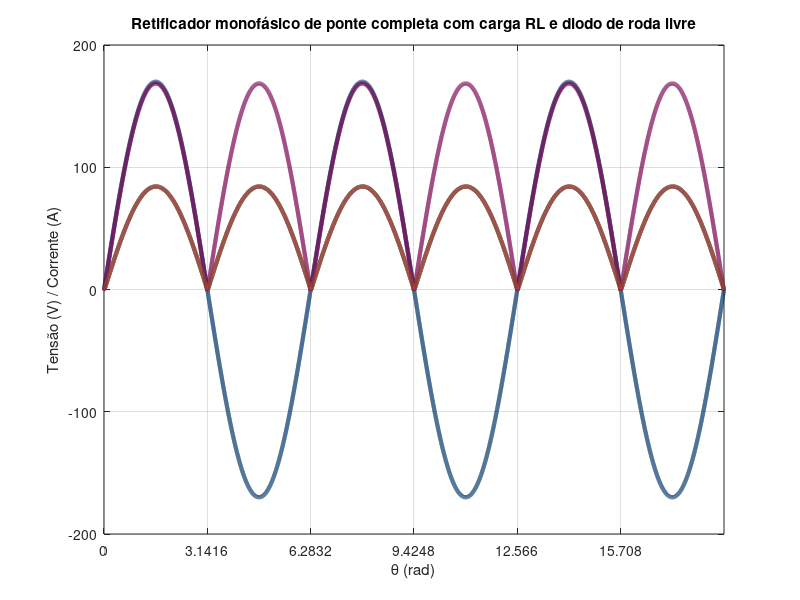

Recreate this plot in MATLAB. (Note: this script raises an error after producing the figure.)
%% Retificador monofásico de ponte completa + carga RL + diodo de roda livre (Df)
% Plota: v_s(t), v_0(t), i_0(t) e i_D(t) (corrente no "ramo retificador" da ponte)
% Observação: i_D(t) aqui representa a corrente que passa pelo retificador (ponte) quando a fonte alimenta a carga.
% Durante a roda livre (Df), i_D = 0.
% Cores (ordem): maincolor, lilla, darkgreen, red, yellow
% Eixo x em theta (rad) com ticks em múltiplos de pi (começando em 0 no recorte)

clear; clc; close all;

% ---- Parâmetros ----
f   = 60;          % Hz
Vm  = 170;         % Vp
R   = 2;           % ohms
L   = 5e-5;       % H
Vd  = 0.7;         % V (queda por diodo)
Vdf = 0.7;         % V (diodo de roda livre)
ncy = 30;          % ciclos simulados
fs  = 200e3;       % Hz

% ---- Tempo ----
T  = 1/f;
dt = 1/fs;
t  = 0:dt:(ncy*T);
N  = numel(t);

% ---- Fonte ----
omega = 2*pi*f;
theta = omega*t;
v_s   = Vm*sin(theta);

% ---- Inicialização ----
i_0 = zeros(1,N);   % corrente na carga (R-L)
v_0 = zeros(1,N);   % tensão na carga
i_D = zeros(1,N);   % corrente no retificador (ponte) quando conduz

% ---- Simulação por estados ----
% Ponte completa: quando alimenta pela rede, a tensão na carga é ~|v_s| - 2Vd
% Roda livre: v0 ~ -Vdf (aprox 0 para ideal), corrente decai em R-L
for k = 2:N
    i_prev = i_0(k-1);

    vrec = abs(v_s(k)) - 2*Vd;   % tensão disponível na saída da ponte
    if vrec < 0
        vrec = 0;
    end

    if (vrec > -Vdf) && (vrec > 0)  % ponte consegue alimentar
        v_0(k) = vrec;

        di   = (v_0(k) - R*i_prev)/L;
        iNew = i_prev + di*dt;

        if iNew < 0, iNew = 0; end
        i_0(k) = iNew;
        i_D(k) = iNew;            % corrente vem da ponte

        if i_0(k) == 0
            v_0(k) = 0;
            i_D(k) = 0;
        end

    elseif i_prev > 0
        % roda livre
        v_0(k) = -Vdf;

        di   = (v_0(k) - R*i_prev)/L;
        iNew = i_prev + di*dt;

        if iNew < 0, iNew = 0; end
        i_0(k) = iNew;
        i_D(k) = 0;

        if i_0(k) == 0
            v_0(k) = 0;
        end

    else
        v_0(k) = 0;
        i_0(k) = 0;
        i_D(k) = 0;
    end
end

% ---- Paleta (RGB 0..1) ----
statale.maincolor = [0   51  102]/255;
statale.lilla     = [120 0   80 ]/255;
statale.darkgreen = [0   70  40 ]/255;
statale.red       = [190 60  55 ]/255;
statale.yellow    = [200 155 20 ]/255;

plotColors = [
    statale.maincolor
    statale.lilla
    statale.darkgreen
    statale.red
    statale.yellow
];
set(groot,'defaultAxesColorOrder',plotColors);

LW = 3.0;

%% ---- ESCOLHA DO INTERVALO DE CICLOS PARA PLOTAR ----
plotCycles = [10 12];
c1 = plotCycles(1);
c2 = plotCycles(2);

t1 = (c1-1)*T;
t2 = c2*T;

idx = (t >= t1) & (t <= t2);

thetaP = theta(idx);
vsP    = v_s(idx);
v0P    = v_0(idx);
i0P    = i_0(idx);
iDP    = i_D(idx);

% eixo x relativo no recorte (começa em 0)
thetaRel = thetaP - thetaP(1);

%% ---- Plot ----
figure('Color','w');
plot(thetaRel, vsP, 'Color', plotColors(1,:), 'LineWidth', LW); hold on;
plot(thetaRel, v0P, 'Color', plotColors(2,:), 'LineWidth', LW);
plot(thetaRel, i0P, 'Color', plotColors(3,:), 'LineWidth', LW);
plot(thetaRel, iDP, 'Color', plotColors(4,:), 'LineWidth', LW);
grid on;

xlabel('\theta (rad)');
ylabel('Tensão (V) / Corrente (A)');
title('Retificador monofásico de ponte completa com carga RL e diodo de roda livre');

% ---- Ticks em múltiplos de pi a partir de 0 ----
xlim([0, thetaRel(end)]);
k2 = floor(thetaRel(end)/pi);
xt = (0:k2)*pi;
xticks(xt);

m = 0:k2;
labs = strings(size(m));
for kk = 1:numel(m)
    if m(kk) == 0
        labs(kk) = "0";
    elseif m(kk) == 1
        labs(kk) = "\pi";
    else
        labs(kk) = sprintf('%g\\pi', m(kk));
    end
end
xticklabels(labs);

% ---- Legenda + fontes ----


%% ---- Linha média (aprox.): V0_avg ≈ 2*Vmax/pi se Vmax >> Vpol ----
Vmax = Vm;        % pico da fonte
Vpol = 2*Vd;      % "tensão de polarização" da ponte (2 diodos). Ajuste se quiser outro critério.

Vavg_approx = 2*Vmax/pi;

hAvg = yline(Vavg_approx, '--', 'LineWidth', 2.5);
hAvg.Color = plotColors(5,:);  % yellow

txt = '$V_{0,\mathrm{avg}} \approx \frac{2V_{\max}}{\pi}\ \ \mathrm{se}\ \ V_{\max} \gg V_{\mathrm{pol}}$';
text(0.02*thetaRel(end), 0.92*max(v0P), txt, ...
    'Interpreter','latex', 'FontWeight','bold', 'FontSize', 12, ...
    'VerticalAlignment','top');

lgd = legend('v_s(t)','v_0(t)','i_0(t)','i_D(t)','V_{med}','Location','best');
lgd.FontSize   = 12;
lgd.FontWeight = 'bold';
lgd.Color      = 'none';

ax = gca;
ax.XLabel.FontWeight = 'bold';
ax.YLabel.FontWeight = 'bold';

%% =========================
%  3 MP4s a partir do template .fig (sem precisar do script original)
%  Template: "onda completa rL.fig"
%  Resolução de render: 300 dpi (exportgraphics)
%  2x mais rápido (metade dos frames)
%  V1: anima v_s
%  V2: v_s fixa + anima v_0
%  V3: v_s,v_0 fixas + anima i_0
% =========================

templateFig = "onda completa rL.fig";
if ~isfile(templateFig)
    error("Não achei '%s' em %s", templateFig, pwd);
end

% Config vídeo
fps     = 30;
durEach = 10;        % segundos por vídeo (antes do "speed")
speed   = 2;         % 2x mais rápido
nFrames = max(60, round(durEach*fps/speed));
resDPI  = 300;       % <-- 300 dpi
quality = 100;

names = ["v_s(t)","v_0(t)","i_0(t)"];
outFiles = ["ponte_rL_v1_vs.mp4", ...
            "ponte_rL_v2_v0.mp4", ...
            "ponte_rL_v3_i0.mp4"];

% ---------- 1) Lê os dados direto do .fig (uma vez) ----------
fig0 = openfig(templateFig, "new", "invisible");
drawnow;

% acha axes principal (evita axes da legenda)
axesList = findall(fig0, "Type","axes");
ax0 = [];
for a = axesList(:).'
    if isgraphics(a.XLabel) && isgraphics(a.YLabel)
        xl = string(a.XLabel.String);
        yl = string(a.YLabel.String);
        if contains(xl, "\theta") && contains(yl, "Tensão")
            ax0 = a; break;
        end
    end
end
if isempty(ax0), ax0 = axesList(1); end

plines0 = findall(ax0, "Type","line");
dn0 = string(get(plines0,"DisplayName"));

hs0 = gobjects(1,3);
for j = 1:3
    idx = find(dn0 == names(j), 1, "first");
    if isempty(idx)
        close(fig0);
        error("Não achei a curva '%s' no template (DisplayName).", names(j));
    end
    hs0(j) = plines0(idx);
end

% dados vindos do .fig
X1 = hs0(1).XData(:);
Y  = zeros(numel(X1), 3);
for j = 1:3
    Y(:,j) = hs0(j).YData(:);
end
N = numel(X1);

% fixa limites globais (evita autoscale enquanto anima)
yMin = min(Y(:)); yMax = max(Y(:));
pad  = 0.05*(yMax - yMin + eps);
YLimFixed = [yMin-pad, yMax+pad];

% guarda tamanho original da figura (pra ficar igual)
set(fig0,'Units','pixels');
pos0 = get(fig0,'Position');          % [x y w h]
pos0(3) = pos0(3) + mod(pos0(3),2);   % w par (H.264)
pos0(4) = pos0(4) + mod(pos0(4),2);   % h par
close(fig0);

reveal = @(y,idx) [y(1:idx); nan(N-idx,1)];

% ---------- 2) Gera 3 vídeos ----------
for vid = 1:3
    fig = openfig(templateFig, "new", "visible");
    drawnow;

    % trava tamanho/layout conforme template (ajustado para w/h pares)
    set(fig,'Units','pixels');
    set(fig,'Resize','off');
    set(fig,'Position',pos0);
    drawnow;

    % acha axes principal
    axesList = findall(fig, "Type","axes");
    ax = [];
    for a = axesList(:).'
        if isgraphics(a.XLabel) && isgraphics(a.YLabel)
            xl = string(a.XLabel.String);
            yl = string(a.YLabel.String);
            if contains(xl, "\theta") && contains(yl, "Tensão")
                ax = a; break;
            end
        end
    end
    if isempty(ax), ax = axesList(1); end

    % fixa escala desde o começo
    set(ax, 'XLim', [X1(1) X1(end)], 'XLimMode','manual');
    set(ax, 'YLim', YLimFixed,       'YLimMode','manual');

    % acha linhas por DisplayName
    plines = findall(ax, "Type","line");
    dn = string(get(plines,"DisplayName"));

    hs = gobjects(1,3);
    for j = 1:3
        idx = find(dn == names(j), 1, "first");
        if isempty(idx)
            close(fig);
            error("Não achei a curva '%s' no template (DisplayName).", names(j));
        end
        hs(j) = plines(idx);
    end

    % fixa XData (preserva estilo)
    set(hs, "XData", X1);

    % estado inicial do vídeo:
    for j = 1:3
        if j < vid
            set(hs(j), "YData", Y(:,j));       % anteriores completas
        else
            set(hs(j), "YData", nan(N,1));     % atual (animará) + futuras vazias
        end
    end
    drawnow;

    % VideoWriter
    vw = VideoWriter(outFiles(vid), "MPEG-4");
    vw.FrameRate = fps;
    vw.Quality   = quality;
    open(vw);
    cleanupObj = onCleanup(@() close(vw));  % evita MP4 0 KB se der erro

    % temp png único por vídeo
    tmpPng = fullfile(tempdir, "frame_tmp_" + string(feature("getpid")) + "_v" + vid + ".png");

    % frame teste (define HxW de referência)
    exportgraphics(fig, tmpPng, 'Resolution', resDPI);
    im0 = imread(tmpPng);
    if size(im0,3) == 1, im0 = repmat(im0,1,1,3); end
    H = size(im0,1); W = size(im0,2);

    for k = 1:nFrames
        frac = (k-1)/(nFrames-1);
        idx  = max(2, round(frac*(N-1)) + 1);

        set(hs(vid), "YData", reveal(Y(:,vid), idx));
        drawnow;

        exportgraphics(fig, tmpPng, 'Resolution', resDPI);
        im = imread(tmpPng);
        if size(im,3) == 1, im = repmat(im,1,1,3); end

        % normaliza tamanho fixo (crop/pad sem toolbox)
        im = im(1:min(end,H), 1:min(end,W), :);
        dh = H - size(im,1);
        dw = W - size(im,2);
        if dh > 0 || dw > 0
            im2 = uint8(255*ones(H, W, 3)); % fundo branco
            im2(1:size(im,1), 1:size(im,2), :) = im;
            im = im2;
        end
        im = im(1:end-mod(size(im,1),2), 1:end-mod(size(im,2),2), :);

        writeVideo(vw, im);
    end

    if exist(tmpPng,'file'), delete(tmpPng); end
    clear cleanupObj;  % fecha vw
    close(fig);

    disp("Salvou: " + fullfile(pwd, outFiles(vid)));
end
